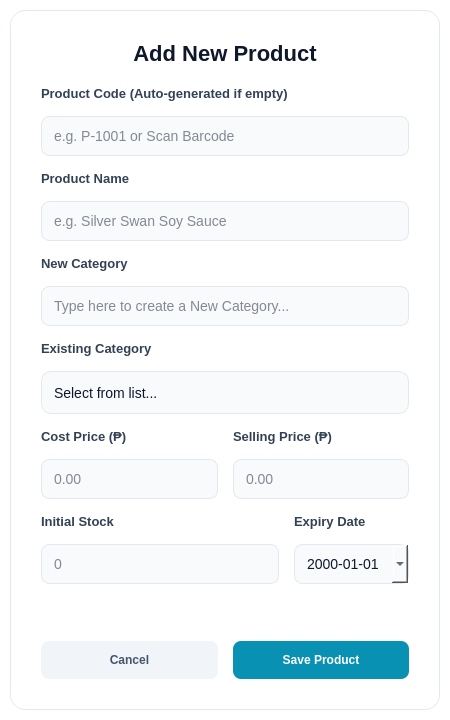
<?xml version="1.0" encoding="UTF-8"?>
<ui version="4.0">
 <class>AddStockDialog</class>
 <widget class="QDialog" name="AddStockDialog">
  <property name="geometry">
   <rect>
    <x>0</x>
    <y>0</y>
    <width>450</width>
    <height>720</height>
   </rect>
  </property>
  <property name="accessibleDescription">
   <string/>
  </property>
  <property name="styleSheet">
   <string notr="true">
    QDialog { background-color: transparent; }
    QFrame#dialog_content {
        background-color: white;
        border-radius: 15px;
        border: 1px solid #E2E8F0;
    }
    QLabel {
        font-family: &quot;Segoe UI&quot;;
        color: #334155;
        font-weight: bold;
        font-size: 13px;
    }
    QLineEdit, QDateEdit {
        background-color: #F8FAFC;
        border: 1px solid #E2E8F0;
        border-radius: 8px;
        padding: 10px;
        font-size: 14px;
        color: #0F172A;
    }
    QLineEdit:focus, QDateEdit:focus {
        border: 2px solid #06B6D4;
        background-color: white;
    }
    /* --- COMBOBOX STYLING --- */
    QComboBox {
        background-color: #F8FAFC;
        border: 1px solid #E2E8F0;
        border-radius: 10px;
        padding: 8px 12px;
        font-size: 14px;
        color: #0F172A;
        min-height: 25px;
    }
    QComboBox:focus {
        border: 2px solid #06B6D4;
        background-color: white;
    }
    QComboBox::drop-down { border: none; width: 20px; }

    /* --- THIS IS THE FIX: VISIBLE POPUP LIST --- */
    QComboBox QAbstractItemView {
        background-color: white;
        color: #334155;
        border: 1px solid #E2E8F0;
        selection-background-color: #06B6D4;
        selection-color: white;
        outline: none;
    }
   </string>
  </property>
  <layout class="QVBoxLayout" name="verticalLayout">
   <property name="leftMargin">
    <number>10</number>
   </property>
   <property name="topMargin">
    <number>10</number>
   </property>
   <property name="rightMargin">
    <number>10</number>
   </property>
   <property name="bottomMargin">
    <number>10</number>
   </property>
   <item>
    <widget class="QFrame" name="dialog_content">
     <layout class="QVBoxLayout" name="layout_content">
      <property name="spacing">
       <number>15</number>
      </property>
      <property name="leftMargin">
       <number>30</number>
      </property>
      <property name="topMargin">
       <number>30</number>
      </property>
      <property name="rightMargin">
       <number>30</number>
      </property>
      <property name="bottomMargin">
       <number>30</number>
      </property>
      <item>
       <widget class="QLabel" name="label_header">
        <property name="styleSheet">
         <string>font-size: 22px; font-weight: 800; color: #0F172A; margin-bottom: 5px;</string>
        </property>
        <property name="text">
         <string>Add New Product</string>
        </property>
        <property name="alignment">
         <set>Qt::AlignmentFlag::AlignCenter</set>
        </property>
       </widget>
      </item>
      <item>
       <widget class="QLabel" name="lbl_code">
        <property name="text">
         <string>Product Code (Auto-generated if empty)</string>
        </property>
       </widget>
      </item>
      <item>
       <widget class="QLineEdit" name="txt_barcode">
        <property name="placeholderText">
         <string>e.g. P-1001 or Scan Barcode</string>
        </property>
       </widget>
      </item>
      <item>
       <widget class="QLabel" name="lbl_name">
        <property name="text">
         <string>Product Name</string>
        </property>
       </widget>
      </item>
      <item>
       <widget class="QLineEdit" name="txt_name">
        <property name="placeholderText">
         <string>e.g. Silver Swan Soy Sauce</string>
        </property>
       </widget>
      </item>
      <item>
       <widget class="QLabel" name="lbl_new_cat">
        <property name="text">
         <string>New Category</string>
        </property>
       </widget>
      </item>
      <item>
       <widget class="QLineEdit" name="txt_new_category">
        <property name="toolTip">
         <string>Type here to create a new category. This will disable the dropdown below.</string>
        </property>
        <property name="placeholderText">
         <string>Type here to create a New Category...</string>
        </property>
       </widget>
      </item>
      <item>
       <widget class="QLabel" name="lbl_cat">
        <property name="text">
         <string>Existing Category</string>
        </property>
       </widget>
      </item>
      <item>
       <widget class="QComboBox" name="cmb_category">
        <property name="minimumSize">
         <size>
          <width>0</width>
          <height>43</height>
         </size>
        </property>
        <property name="accessibleDescription">
         <string notr="true"/>
        </property>
        <property name="styleSheet">
         <string notr="true"/>
        </property>
        <property name="editable">
         <bool>false</bool>
        </property>
        <property name="placeholderText">
         <string>Select from list...</string>
        </property>
       </widget>
      </item>
      <item>
       <layout class="QHBoxLayout" name="layout_prices">
        <property name="spacing">
         <number>15</number>
        </property>
        <item>
         <layout class="QVBoxLayout" name="vbox_cost">
          <item>
           <widget class="QLabel" name="lbl_cost">
            <property name="text">
             <string>Cost Price (₱)</string>
            </property>
           </widget>
          </item>
          <item>
           <widget class="QLineEdit" name="txt_cost">
            <property name="placeholderText">
             <string>0.00</string>
            </property>
           </widget>
          </item>
         </layout>
        </item>
        <item>
         <layout class="QVBoxLayout" name="vbox_price">
          <item>
           <widget class="QLabel" name="lbl_price">
            <property name="text">
             <string>Selling Price (₱)</string>
            </property>
           </widget>
          </item>
          <item>
           <widget class="QLineEdit" name="txt_price">
            <property name="placeholderText">
             <string>0.00</string>
            </property>
           </widget>
          </item>
         </layout>
        </item>
       </layout>
      </item>
      <item>
       <layout class="QHBoxLayout" name="layout_stock">
        <property name="spacing">
         <number>15</number>
        </property>
        <item>
         <layout class="QVBoxLayout" name="vbox_stock">
          <item>
           <widget class="QLabel" name="lbl_stock">
            <property name="text">
             <string>Initial Stock</string>
            </property>
           </widget>
          </item>
          <item>
           <widget class="QLineEdit" name="txt_stock">
            <property name="placeholderText">
             <string>0</string>
            </property>
           </widget>
          </item>
         </layout>
        </item>
        <item>
         <layout class="QVBoxLayout" name="vbox_expiry">
          <item>
           <widget class="QLabel" name="lbl_exp">
            <property name="text">
             <string>Expiry Date</string>
            </property>
           </widget>
          </item>
          <item>
           <widget class="QDateEdit" name="date_expiry">
            <property name="displayFormat">
             <string>yyyy-MM-dd</string>
            </property>
            <property name="calendarPopup">
             <bool>true</bool>
            </property>
           </widget>
          </item>
         </layout>
        </item>
       </layout>
      </item>
      <item>
       <spacer name="verticalSpacer">
        <property name="orientation">
         <enum>Qt::Orientation::Vertical</enum>
        </property>
        <property name="sizeHint" stdset="0">
         <size>
          <width>20</width>
          <height>20</height>
         </size>
        </property>
       </spacer>
      </item>
      <item>
       <layout class="QHBoxLayout" name="layout_buttons">
        <item>
         <widget class="QPushButton" name="btn_cancel">
          <property name="cursor">
           <cursorShape>PointingHandCursor</cursorShape>
          </property>
          <property name="styleSheet">
           <string>QPushButton { background-color: #F1F5F9; color: #475569; border: none; padding: 12px; border-radius: 8px; font-weight: bold; } QPushButton:hover { background-color: #E2E8F0; }</string>
          </property>
          <property name="text">
           <string>Cancel</string>
          </property>
         </widget>
        </item>
        <item>
         <widget class="QPushButton" name="btn_save">
          <property name="cursor">
           <cursorShape>PointingHandCursor</cursorShape>
          </property>
          <property name="styleSheet">
           <string>QPushButton { background-color: #0891B2; color: white; border: none; padding: 12px; border-radius: 8px; font-weight: bold; } QPushButton:hover { background-color: #06B6D4; }</string>
          </property>
          <property name="text">
           <string>Save Product</string>
          </property>
         </widget>
        </item>
       </layout>
      </item>
     </layout>
    </widget>
   </item>
  </layout>
 </widget>
 <resources/>
 <connections/>
</ui>
